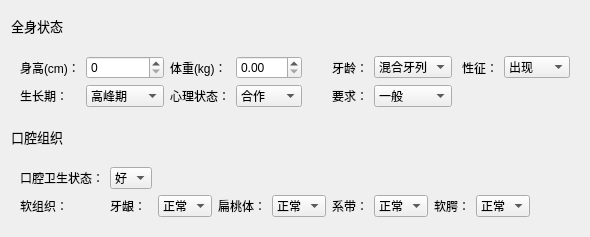
           <widget class="QWidget" name="widget_physicalCondition" native="true">
            <layout class="QGridLayout" name="gridLayout_8">
             <item row="3" column="0">
              <widget class="QWidget" name="widget_14" native="true">
               <layout class="QGridLayout" name="gridLayout_9">
                <item row="1" column="11">
                 <spacer name="horizontalSpacer_14">
                  <property name="orientation">
                   <enum>Qt::Horizontal</enum>
                  </property>
                  <property name="sizeHint" stdset="0">
                   <size>
                    <width>40</width>
                    <height>20</height>
                   </size>
                  </property>
                 </spacer>
                </item>
                <item row="2" column="2" colspan="2">
                 <widget class="QComboBox" name="comboBox_gingiva">
                  <item>
                   <property name="text">
                    <string>正常</string>
                   </property>
                  </item>
                  <item>
                   <property name="text">
                    <string>炎症</string>
                   </property>
                  </item>
                 </widget>
                </item>
                <item row="2" column="7">
                 <widget class="QLabel" name="label_35">
                  <property name="text">
                   <string>系带：</string>
                  </property>
                 </widget>
                </item>
                <item row="2" column="8">
                 <widget class="QComboBox" name="comboBox_frenum">
                  <item>
                   <property name="text">
                    <string>正常</string>
                   </property>
                  </item>
                  <item>
                   <property name="text">
                    <string>粗短</string>
                   </property>
                  </item>
                 </widget>
                </item>
                <item row="1" column="0">
                 <widget class="QLabel" name="label_28">
                  <property name="text">
                   <string>口腔卫生状态：</string>
                  </property>
                 </widget>
                </item>
                <item row="2" column="9">
                 <widget class="QLabel" name="label_36">
                  <property name="text">
                   <string>软腭：</string>
                  </property>
                 </widget>
                </item>
                <item row="2" column="6">
                 <widget class="QComboBox" name="comboBox_tonsil">
                  <item>
                   <property name="text">
                    <string>正常</string>
                   </property>
                  </item>
                  <item>
                   <property name="text">
                    <string>肥大</string>
                   </property>
                  </item>
                 </widget>
                </item>
                <item row="2" column="5">
                 <widget class="QLabel" name="label_27">
                  <property name="text">
                   <string>扁桃体：</string>
                  </property>
                 </widget>
                </item>
                <item row="1" column="1">
                 <widget class="QComboBox" name="comboBox_oralHygiene">
                  <item>
                   <property name="text">
                    <string>好</string>
                   </property>
                  </item>
                  <item>
                   <property name="text">
                    <string>中</string>
                   </property>
                  </item>
                  <item>
                   <property name="text">
                    <string>差</string>
                   </property>
                  </item>
                 </widget>
                </item>
                <item row="2" column="0">
                 <widget class="QLabel" name="label_29">
                  <property name="text">
                   <string>软组织：</string>
                  </property>
                 </widget>
                </item>
                <item row="2" column="1">
                 <widget class="QLabel" name="label_26">
                  <property name="text">
                   <string>牙龈：</string>
                  </property>
                 </widget>
                </item>
                <item row="2" column="11">
                 <spacer name="horizontalSpacer_15">
                  <property name="orientation">
                   <enum>Qt::Horizontal</enum>
                  </property>
                  <property name="sizeHint" stdset="0">
                   <size>
                    <width>40</width>
                    <height>20</height>
                   </size>
                  </property>
                 </spacer>
                </item>
                <item row="2" column="10">
                 <widget class="QComboBox" name="comboBox_softPalate">
                  <item>
                   <property name="text">
                    <string>正常</string>
                   </property>
                  </item>
                  <item>
                   <property name="text">
                    <string>缺损</string>
                   </property>
                  </item>
                 </widget>
                </item>
               </layout>
              </widget>
             </item>
             <item row="1" column="0">
              <widget class="QWidget" name="widget_12" native="true">
               <layout class="QGridLayout" name="gridLayout_10">
                <item row="0" column="3">
                 <widget class="QDoubleSpinBox" name="doubleSpinBox_weight"/>
                </item>
                <item row="0" column="7">
                 <widget class="QComboBox" name="comboBox_sexuality">
                  <item>
                   <property name="text">
                    <string>出现</string>
                   </property>
                  </item>
                  <item>
                   <property name="text">
                    <string>未出现</string>
                   </property>
                  </item>
                 </widget>
                </item>
                <item row="0" column="4">
                 <widget class="QLabel" name="label_24">
                  <property name="minimumSize">
                   <size>
                    <width>60</width>
                    <height>0</height>
                   </size>
                  </property>
                  <property name="maximumSize">
                   <size>
                    <width>5646</width>
                    <height>16777215</height>
                   </size>
                  </property>
                  <property name="text">
                   <string>牙龄：</string>
                  </property>
                  <property name="alignment">
                   <set>Qt::AlignRight|Qt::AlignTrailing|Qt::AlignVCenter</set>
                  </property>
                 </widget>
                </item>
                <item row="1" column="1">
                 <widget class="QComboBox" name="comboBox_growPeriod">
                  <item>
                   <property name="text">
                    <string>高峰期</string>
                   </property>
                  </item>
                  <item>
                   <property name="text">
                    <string>高峰前期</string>
                   </property>
                  </item>
                  <item>
                   <property name="text">
                    <string>高峰后期</string>
                   </property>
                  </item>
                  <item>
                   <property name="text">
                    <string>滞后期</string>
                   </property>
                  </item>
                 </widget>
                </item>
                <item row="1" column="0">
                 <widget class="QLabel" name="label_32">
                  <property name="text">
                   <string>生长期：</string>
                  </property>
                 </widget>
                </item>
                <item row="0" column="0">
                 <widget class="QLabel" name="label_15">
                  <property name="minimumSize">
                   <size>
                    <width>60</width>
                    <height>0</height>
                   </size>
                  </property>
                  <property name="maximumSize">
                   <size>
                    <width>5646</width>
                    <height>16777215</height>
                   </size>
                  </property>
                  <property name="text">
                   <string>身高(cm)：</string>
                  </property>
                 </widget>
                </item>
                <item row="0" column="1">
                 <widget class="QSpinBox" name="spinBox_height"/>
                </item>
                <item row="0" column="2">
                 <widget class="QLabel" name="label_23">
                  <property name="minimumSize">
                   <size>
                    <width>60</width>
                    <height>0</height>
                   </size>
                  </property>
                  <property name="maximumSize">
                   <size>
                    <width>5646</width>
                    <height>16777215</height>
                   </size>
                  </property>
                  <property name="text">
                   <string>体重(kg)：</string>
                  </property>
                 </widget>
                </item>
                <item row="0" column="5">
                 <widget class="QComboBox" name="comboBox_teethAge">
                  <item>
                   <property name="text">
                    <string>混合牙列</string>
                   </property>
                  </item>
                  <item>
                   <property name="text">
                    <string>乳牙列</string>
                   </property>
                  </item>
                  <item>
                   <property name="text">
                    <string>恒牙列</string>
                   </property>
                  </item>
                 </widget>
                </item>
                <item row="0" column="6">
                 <widget class="QLabel" name="label_31">
                  <property name="text">
                   <string>性征：</string>
                  </property>
                  <property name="alignment">
                   <set>Qt::AlignRight|Qt::AlignTrailing|Qt::AlignVCenter</set>
                  </property>
                 </widget>
                </item>
                <item row="1" column="2">
                 <widget class="QLabel" name="label_33">
                  <property name="text">
                   <string>心理状态：</string>
                  </property>
                 </widget>
                </item>
                <item row="1" column="3">
                 <widget class="QComboBox" name="comboBox_mentality">
                  <item>
                   <property name="text">
                    <string>合作</string>
                   </property>
                  </item>
                  <item>
                   <property name="text">
                    <string>渴求</string>
                   </property>
                  </item>
                  <item>
                   <property name="text">
                    <string>不合作</string>
                   </property>
                  </item>
                 </widget>
                </item>
                <item row="1" column="4">
                 <widget class="QLabel" name="label_34">
                  <property name="text">
                   <string>要求：</string>
                  </property>
                  <property name="alignment">
                   <set>Qt::AlignRight|Qt::AlignTrailing|Qt::AlignVCenter</set>
                  </property>
                 </widget>
                </item>
                <item row="1" column="5">
                 <widget class="QComboBox" name="comboBox_required">
                  <item>
                   <property name="text">
                    <string>一般</string>
                   </property>
                  </item>
                  <item>
                   <property name="text">
                    <string>较高</string>
                   </property>
                  </item>
                  <item>
                   <property name="text">
                    <string>很高</string>
                   </property>
                  </item>
                 </widget>
                </item>
               </layout>
              </widget>
             </item>
             <item row="0" column="0">
              <widget class="QLabel" name="label_25">
               <property name="minimumSize">
                <size>
                 <width>0</width>
                 <height>30</height>
                </size>
               </property>
               <property name="maximumSize">
                <size>
                 <width>16777215</width>
                 <height>30</height>
                </size>
               </property>
               <property name="font">
                <font>
                 <family>黑体</family>
                 <pointsize>10</pointsize>
                </font>
               </property>
               <property name="text">
                <string>全身状态</string>
               </property>
              </widget>
             </item>
             <item row="2" column="0">
              <widget class="QLabel" name="label_30">
               <property name="minimumSize">
                <size>
                 <width>0</width>
                 <height>30</height>
                </size>
               </property>
               <property name="maximumSize">
                <size>
                 <width>16777215</width>
                 <height>30</height>
                </size>
               </property>
               <property name="font">
                <font>
                 <family>黑体</family>
                 <pointsize>10</pointsize>
                </font>
               </property>
               <property name="text">
                <string>口腔组织</string>
               </property>
              </widget>
             </item>
            </layout>
           </widget>
